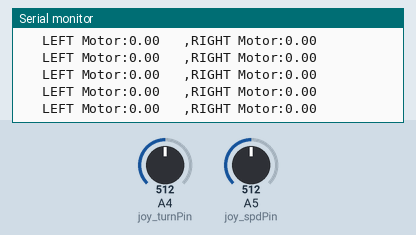
Recording of a sketch running on a simulated Arduino Uno, built with avr-gcc and run on an emulated ATmega328P. On the bench: the last lines printed to the serial monitor. The test bench sets the inputs (shaded band); at power-on: A5 (joy_spdPin) = 512, A4 (joy_turnPin) = 512. No radio packets arrive unless stated.

Above: at 3.4 s.
3.5 s: A5 (joy_spdPin) set to 551
At 3.6 s:
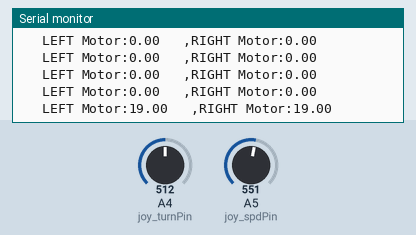
6.5 s: A5 (joy_spdPin) set to 526
At 6.58 s:
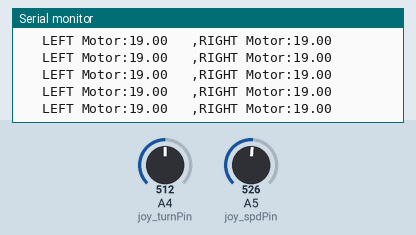

Measured:
- after the input at 3.5 s, the serial monitor: prints a new line after 0.10 s (image 1)

The sketch:

ERP2_Joystick_RC_Transmitter.ino
```cpp
#include <SPI.h>
#include "nRF24L01.h"
#include "RF24.h"

//Read inputs from an analog joystick
//convert to speed values for a BO MotorPair
//transmit these over RF24 radio link
//to a remote recevier


//NRF24 Transmitter on Arduino Uno
//
int cePin = 9;
int csPin = 10;

//Txn status LED pin

int LEDPin = 5;

int joy_turnPin = A4;
int joy_spdPin = A5;


float txData[2];//create data packet

//init zero errors in both joystick axes

float turnErr = 0;
float spdErr = 0;

RF24 radio(cePin,csPin);

// Radio pipe addresses for the 2 nodes to communicate.
const uint64_t pipe = 0xF0F0F0F0E1LL;

void setup(void)
{
  Serial.begin(9600);

  SetupTransmitter();

  //To calibrate: read 100 values from joystick

  int calibIterations = 3000;

  for (int i=0; i <= calibIterations; i++)
  {
    turnErr +=512 - analogRead(joy_turnPin);
    spdErr +=512 - analogRead(joy_spdPin);
  }

  // find calibration error;

  turnErr /= calibIterations;
  spdErr /= calibIterations;

//  Serial.print("Joystick Zero Error Readings:");
//  Serial.print("Spd:");
//  Serial.print(spdErr);
//  Serial.print(",");
//  Serial.print("Turn:");
//  Serial.println(turnErr);

}

void SetupTransmitter()
{

  // Setup and configure rf radio

  radio.begin();

  radio.setDataRate(RF24_2MBPS);//data rate

  radio.setPALevel(RF24_PA_MAX); //txn power output

  radio.setRetries(15,15);

  radio.setPayloadSize(32);

  radio.setChannel(100); //set the channel to use

  radio.openWritingPipe(pipe);

  //radio.openReadingPipe(2,pipe);

  radio.startListening();

  radio.printDetails();
}

boolean TransmitData()
{
    radio.stopListening();

    bool ok = radio.write(txData, sizeof(txData));

    // Now, continue listening
    radio.startListening();

    return ok;

}


float removeError(float val, float err)
{
  if (err > 0)
  {
    return (val-err);

  } else return (val+err);

}

void CreateMotorCommands(float spd, float turn, float* mCmd)
{

       if(turn < -50.0) //turn left
        {
          mCmd[0] = -spd;
          mCmd[1] = spd;
        } else if(turn > 25.0) //turn right
        {
          mCmd[0] = spd;
          mCmd[1] = -spd;
        }  else //go straight
        {
          mCmd[0] = spd;
          mCmd[1] = spd;
        }
  //Since the BOMotor class only allows motor commands between
  //-255 and 255, constrain both commands within this limit


     mCmd[0] = map(mCmd[0],-511,511,-255,255);
     mCmd[1] = map(mCmd[1],-511,511,-255,255);

}

void loop()
{

  //read commands from the joystick
  float turn = analogRead(joy_turnPin) - 511;
  float spd = analogRead(joy_spdPin) - 511;

  //remove calibaration errors

  turn = removeError(turn,turnErr);
  spd = removeError(spd,spdErr);

//Order the motors to turn only if the speed ordered is greater
//than about 25 units of joystick movement

  if(abs(spd) >= 25)
  {

    CreateMotorCommands(spd, turn, txData);

  }else
  {
    //if the spd level is < 25, set both motors to zero speed

    txData[0] = 0;
    txData[1] = 0;

  }

  //debug the motor commands
  Serial.print("\t LEFT Motor:");
  Serial.print(txData[0]);
  Serial.print("\t ,RIGHT Motor:");
  Serial.println(txData[1]);

  //transmit over the radio link
  boolean txnOK = TransmitData();

  if(txnOK) digitalWrite(LEDPin,HIGH); else digitalWrite(LEDPin,LOW);

  delay(100);//repeat every 20 milliseconds

}
```
